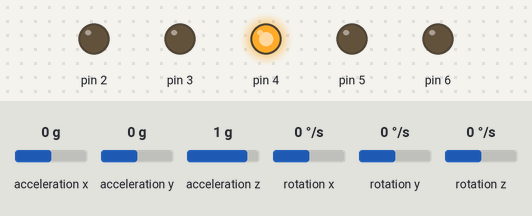
This sketch was run on a simulated Arduino Uno, built with avr-gcc and run on an emulated ATmega328P. Parts: output pins drawn as LEDs (lit = HIGH). Wiring (inferred from the names in the program): MPU-6050 motion sensor at I2C address 0x68. The test bench sets the inputs (shaded band); at power-on: rotation x 0 °/s, rotation y 0 °/s, acceleration x 0 g, acceleration y 0 g, acceleration z 1 g, rotation z 0 °/s. What the sketch prints to the serial monitor is not drawn.

Above: at 1.2 s.
1.3 s: rotation x set to -192 °/s
3.0 s: rotation y set to -192 °/s
Timing chart, 0 to 6.0 s (numbered marks = the images above; inputs shaded):
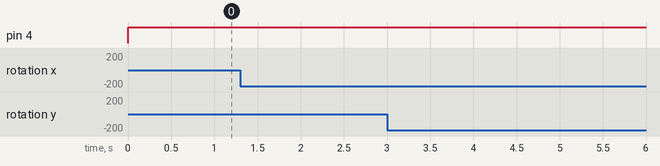

Measured:
- after the input at 1.3 s, every drawn part: stays the same
- after the input at 3.0 s, every drawn part: stays the same

The sketch:

Acc_main_version1.ino
```cpp
#include <Wire.h>
/*

 *    * Created by Cleber Borges - FunBots - @cleber.funbots  *     *

      Instagram: https://www.instagram.com/cleber.funbots/
      Facebook: https://www.facebook.com/cleber.funbots
      YouTube: https://www.youtube.com/channel/UCKs2l5weIqgJQxiLj0A6Atw
      Telegram: https://t.me/cleberfunbots

*/

// Inclusion of libraries
#include<Wire.h>

// Address of the I2C of the sensor MPU-6050
const int MPU = 0x68;

// Variables that will store the values
float GyrX, GyrY, AccX, AccY, AccZ, Temp, GyrZ;


void setup() {
  //  Initializes the serial
  Serial.begin(9600);

  // initializes the MPU-6050
  Wire.begin();
  Wire.beginTransmission(MPU);
  Wire.write(0x6B);
  Wire.write(0);
  Wire.endTransmission(true);

  // Configuration of the scale range
  /*
    Wire.write(0b00000000); // scale range +/-250°/s
    Wire.write(0b00001000); // scale range +/-500°/s
    Wire.write(0b00010000); // scale range +/-1000°/s
    Wire.write(0b00011000); // scale range +/-2000°/s
  */
  Wire.beginTransmission(MPU);
  Wire.write(0x1B);
  Wire.write(0b00000000);  // Change this command for the desired scale range
  Wire.endTransmission();

  // Configuration of the scale range
  /*
      Wire.write(0b00000000); // scale range +/-2g
      Wire.write(0b00001000); // scale range +/-4g
      Wire.write(0b00010000); // scale range +/-8g
      Wire.write(0b00011000); // scale range +/-16g
  */
  Wire.beginTransmission(MPU);
  Wire.write(0x1C);
  Wire.write(0b00000000);  // Change this command for the desired scale range
  Wire.endTransmission();

 // Led Setup

  pinMode(2, OUTPUT);
  pinMode(3, OUTPUT);
  pinMode(4, OUTPUT);
  pinMode(5, OUTPUT);
  pinMode(6, OUTPUT);


}

void loop() {
  // Initializes the data transmission
  Wire.beginTransmission(MPU);
  Wire.write(0x3B);
  Wire.endTransmission(false);
  Wire.requestFrom(MPU, 14, true); // request the data

  // store the values in its respective variables
  AccX = Wire.read() << 8 | Wire.read(); //0x3B (ACCEL_XOUT_H) & 0x3C (ACCEL_XOUT_L)
  AccY = Wire.read() << 8 | Wire.read(); //0x3D (ACCEL_YOUT_H) & 0x3E (ACCEL_YOUT_L)
  AccZ = Wire.read() << 8 | Wire.read(); //0x3F (ACCEL_ZOUT_H) & 0x40 (ACCEL_ZOUT_L)
  Temp = Wire.read() << 8 | Wire.read(); //0x41 (TEMP_OUT_H) & 0x42 (TEMP_OUT_L)
  GyrX = Wire.read() << 8 | Wire.read(); //0x43 (GYRO_XOUT_H) & 0x44 (GYRO_XOUT_L)
  GyrY = Wire.read() << 8 | Wire.read(); //0x45 (GYRO_YOUT_H) & 0x46 (GYRO_YOUT_L)
  GyrZ = Wire.read() << 8 | Wire.read(); //0x47 (GYRO_ZOUT_H) & 0x48 (GYRO_ZOUT_L)

  // Print the data
  /* Divide the variable for the respective value of the scale chosen
      Acc
      +/-2g = 16384
      +/-4g = 8192
      +/-8g = 4096
      +/-16g = 2048

      Gyros
      +/-250°/s = 131
      +/-500°/s = 65.6
      +/-1000°/s = 32.8
      +/-2000°/s = 16.4
  */

/*     // we won't use this acc info
  Serial.print(AccX / 2048);
  Serial.print(" ");
  Serial.print(AccY / 2048);
  Serial.print(" ");
  Serial.println(AccZ / 2048);
*/

  Serial.print(GyrX / 131);
  Serial.print(" ");
  Serial.print(GyrY / 131);
  Serial.print(" ");

  //Serial.println(GyrZ / 131);      we won't use this info also
  //Serial.print(" ");


// turning the LEDs on using the sensor data
  led_Ah();


  // delay of 10ms
  delay(10);
}

// here I just wanted to test if the LEDs were working good
//So I set the "sensibility" low (10° only), just to see if the LEDs would turn on


void led_Ah() {

  if ((-10 < GyrX < 10) && (-10 < GyrY < 10)) {

    digitalWrite(4, HIGH);
  } else if (-10 > GyrX) {

    digitalWrite(2, HIGH);
  } else if (10 < GyrX) {

    digitalWrite(6, HIGH);
  } else if (-10 > GyrY) {

    digitalWrite(3, HIGH);
  } else if (10 < GyrY) {

    digitalWrite(5, HIGH);
  }

}
```
